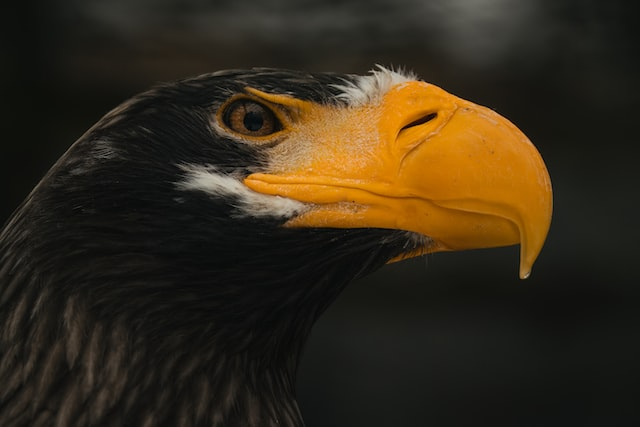
#> input picture image/jevg.jpg, 640 x 427 px
$ python images.py
#> lines starting #> are read from the running program, lines starting #| are printed output that depends on the picture
from PIL import Image, ImageFilter

img = Image.open('./image/jevg.jpg')
#> img is the input picture: PIL image 640x427 RGB; mean R, G, B 51.8, 41.7, 25

# Blur image
filteredImage = img.filter(ImageFilter.BLUR)
filteredImage.save("blur.png","png")

#rotate image
crooked = filteredImage.rotate(90)
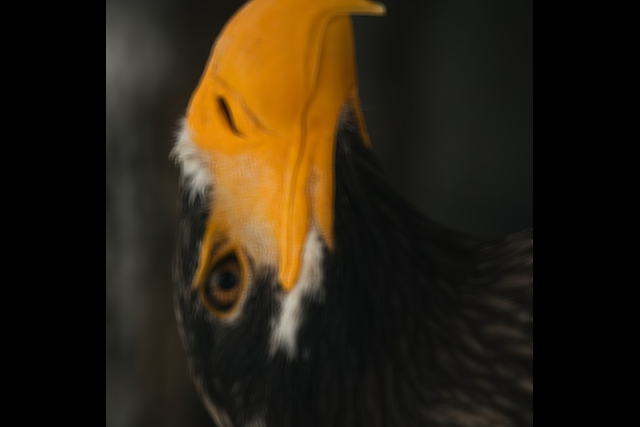
#> crooked: PIL image 640x427 RGB; mean R, G, B 42.5, 32.8, 18
crooked.save("blur.png","png")

#Turn picture to black and white
filteredImage1 = img.convert('L')
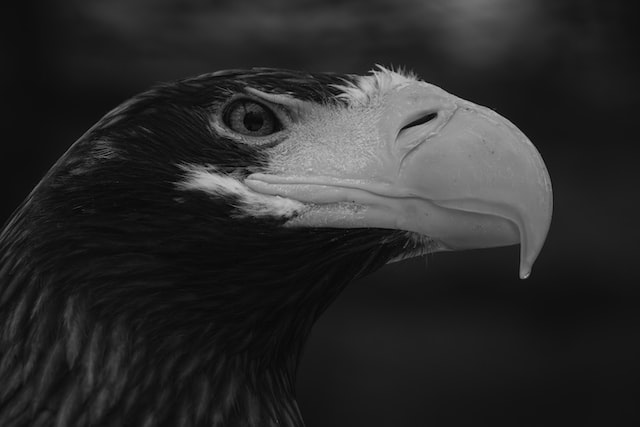
#> filteredImage1: PIL image 640x427 L; min 0, max 197, mean 42.8
filteredImage1.save("grey.png","png")

#resize image
resize = filteredImage.resize((300,300))
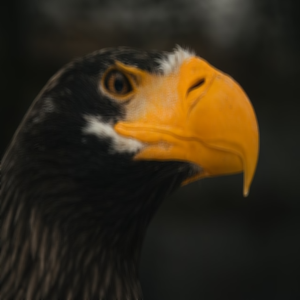
#> resize: PIL image 300x300 RGB; mean R, G, B 51.8, 41.7, 25

#crop image
box = (100,100,400,400)
crop = filteredImage.crop(box)
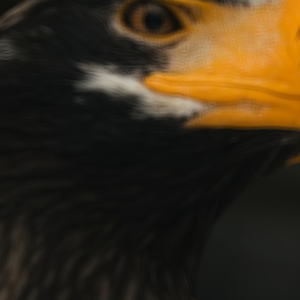
#> crop: PIL image 300x300 RGB; mean R, G, B 57.1, 44.5, 26

#resize an Image
img2 = Image.open("./image/jorch.jpg")
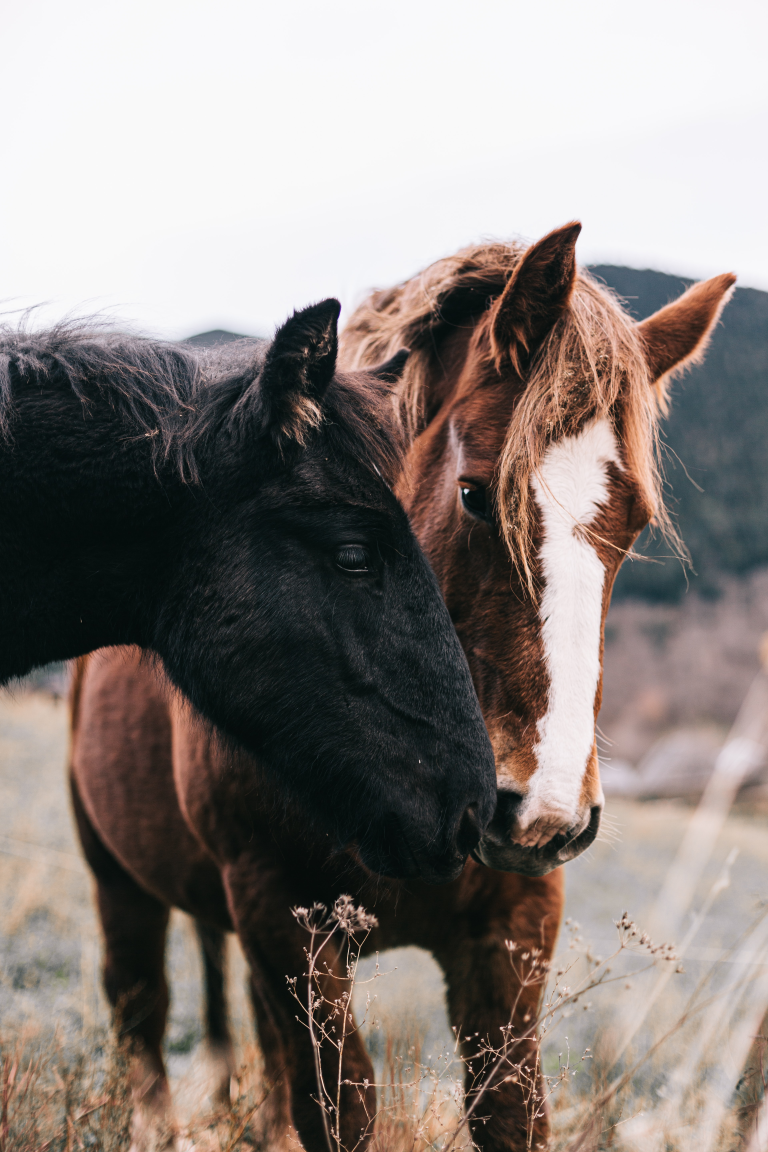
#> input picture image/jorch.jpg, 3840 x 5760 px (shown at 1/5 size)
#> img2 is the input picture: PIL image 3840x5760 RGB; mean R, G, B 137.6, 129.4, 125.2
img2.thumbnail((400,400))
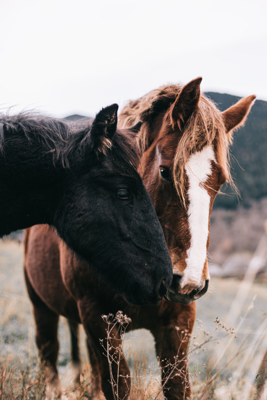
#> img2: PIL image 267x400 RGB; mean R, G, B 137.6, 129.4, 125.2
img2.save("thumbnail.jpg")
print(img2.size)
#| (267, 400)


# To display image
# crop.show()
